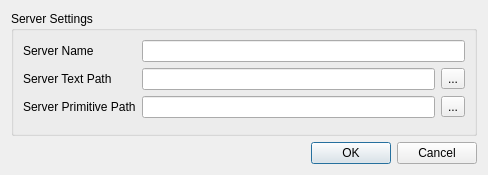
<?xml version="1.0" encoding="UTF-8"?>
<ui version="4.0">
 <class>ServerEntryDialog</class>
 <widget class="QDialog" name="ServerEntryDialog">
  <property name="geometry">
   <rect>
    <x>0</x>
    <y>0</y>
    <width>488</width>
    <height>175</height>
   </rect>
  </property>
  <property name="windowTitle">
   <string>Dialog</string>
  </property>
  <layout class="QGridLayout" name="gridLayout">
   <item row="1" column="0">
    <widget class="QDialogButtonBox" name="buttonBox">
     <property name="orientation">
      <enum>Qt::Horizontal</enum>
     </property>
     <property name="standardButtons">
      <set>QDialogButtonBox::Cancel|QDialogButtonBox::Ok</set>
     </property>
    </widget>
   </item>
   <item row="0" column="0">
    <widget class="QGroupBox" name="serverSettingsBox">
     <property name="title">
      <string>Server Settings</string>
     </property>
     <layout class="QGridLayout" name="gridLayout_2">
      <item row="0" column="0">
       <widget class="QLabel" name="serverNameLabel">
        <property name="text">
         <string>Server Name</string>
        </property>
       </widget>
      </item>
      <item row="0" column="1" colspan="2">
       <widget class="QLineEdit" name="serverNameEdit"/>
      </item>
      <item row="1" column="0">
       <widget class="QLabel" name="serverTextPathLabel">
        <property name="text">
         <string>Server Text Path</string>
        </property>
       </widget>
      </item>
      <item row="1" column="1">
       <widget class="QLineEdit" name="serverTextPathEdit"/>
      </item>
      <item row="1" column="2">
       <widget class="QToolButton" name="serverTextPathButton">
        <property name="text">
         <string>...</string>
        </property>
       </widget>
      </item>
      <item row="2" column="0">
       <widget class="QLabel" name="serverPrimPathLabel">
        <property name="text">
         <string>Server Primitive Path</string>
        </property>
       </widget>
      </item>
      <item row="2" column="1">
       <widget class="QLineEdit" name="serverPrimPathEdit"/>
      </item>
      <item row="2" column="2">
       <widget class="QToolButton" name="serverPrimPathButton">
        <property name="text">
         <string>...</string>
        </property>
       </widget>
      </item>
      <item row="3" column="0" colspan="3">
       <spacer name="verticalSpacer">
        <property name="orientation">
         <enum>Qt::Vertical</enum>
        </property>
        <property name="sizeHint" stdset="0">
         <size>
          <width>20</width>
          <height>40</height>
         </size>
        </property>
       </spacer>
      </item>
     </layout>
    </widget>
   </item>
  </layout>
 </widget>
 <resources/>
 <connections>
  <connection>
   <sender>buttonBox</sender>
   <signal>accepted()</signal>
   <receiver>ServerEntryDialog</receiver>
   <slot>accept()</slot>
   <hints>
    <hint type="sourcelabel">
     <x>248</x>
     <y>254</y>
    </hint>
    <hint type="destinationlabel">
     <x>157</x>
     <y>274</y>
    </hint>
   </hints>
  </connection>
  <connection>
   <sender>buttonBox</sender>
   <signal>rejected()</signal>
   <receiver>ServerEntryDialog</receiver>
   <slot>reject()</slot>
   <hints>
    <hint type="sourcelabel">
     <x>316</x>
     <y>260</y>
    </hint>
    <hint type="destinationlabel">
     <x>286</x>
     <y>274</y>
    </hint>
   </hints>
  </connection>
 </connections>
</ui>
